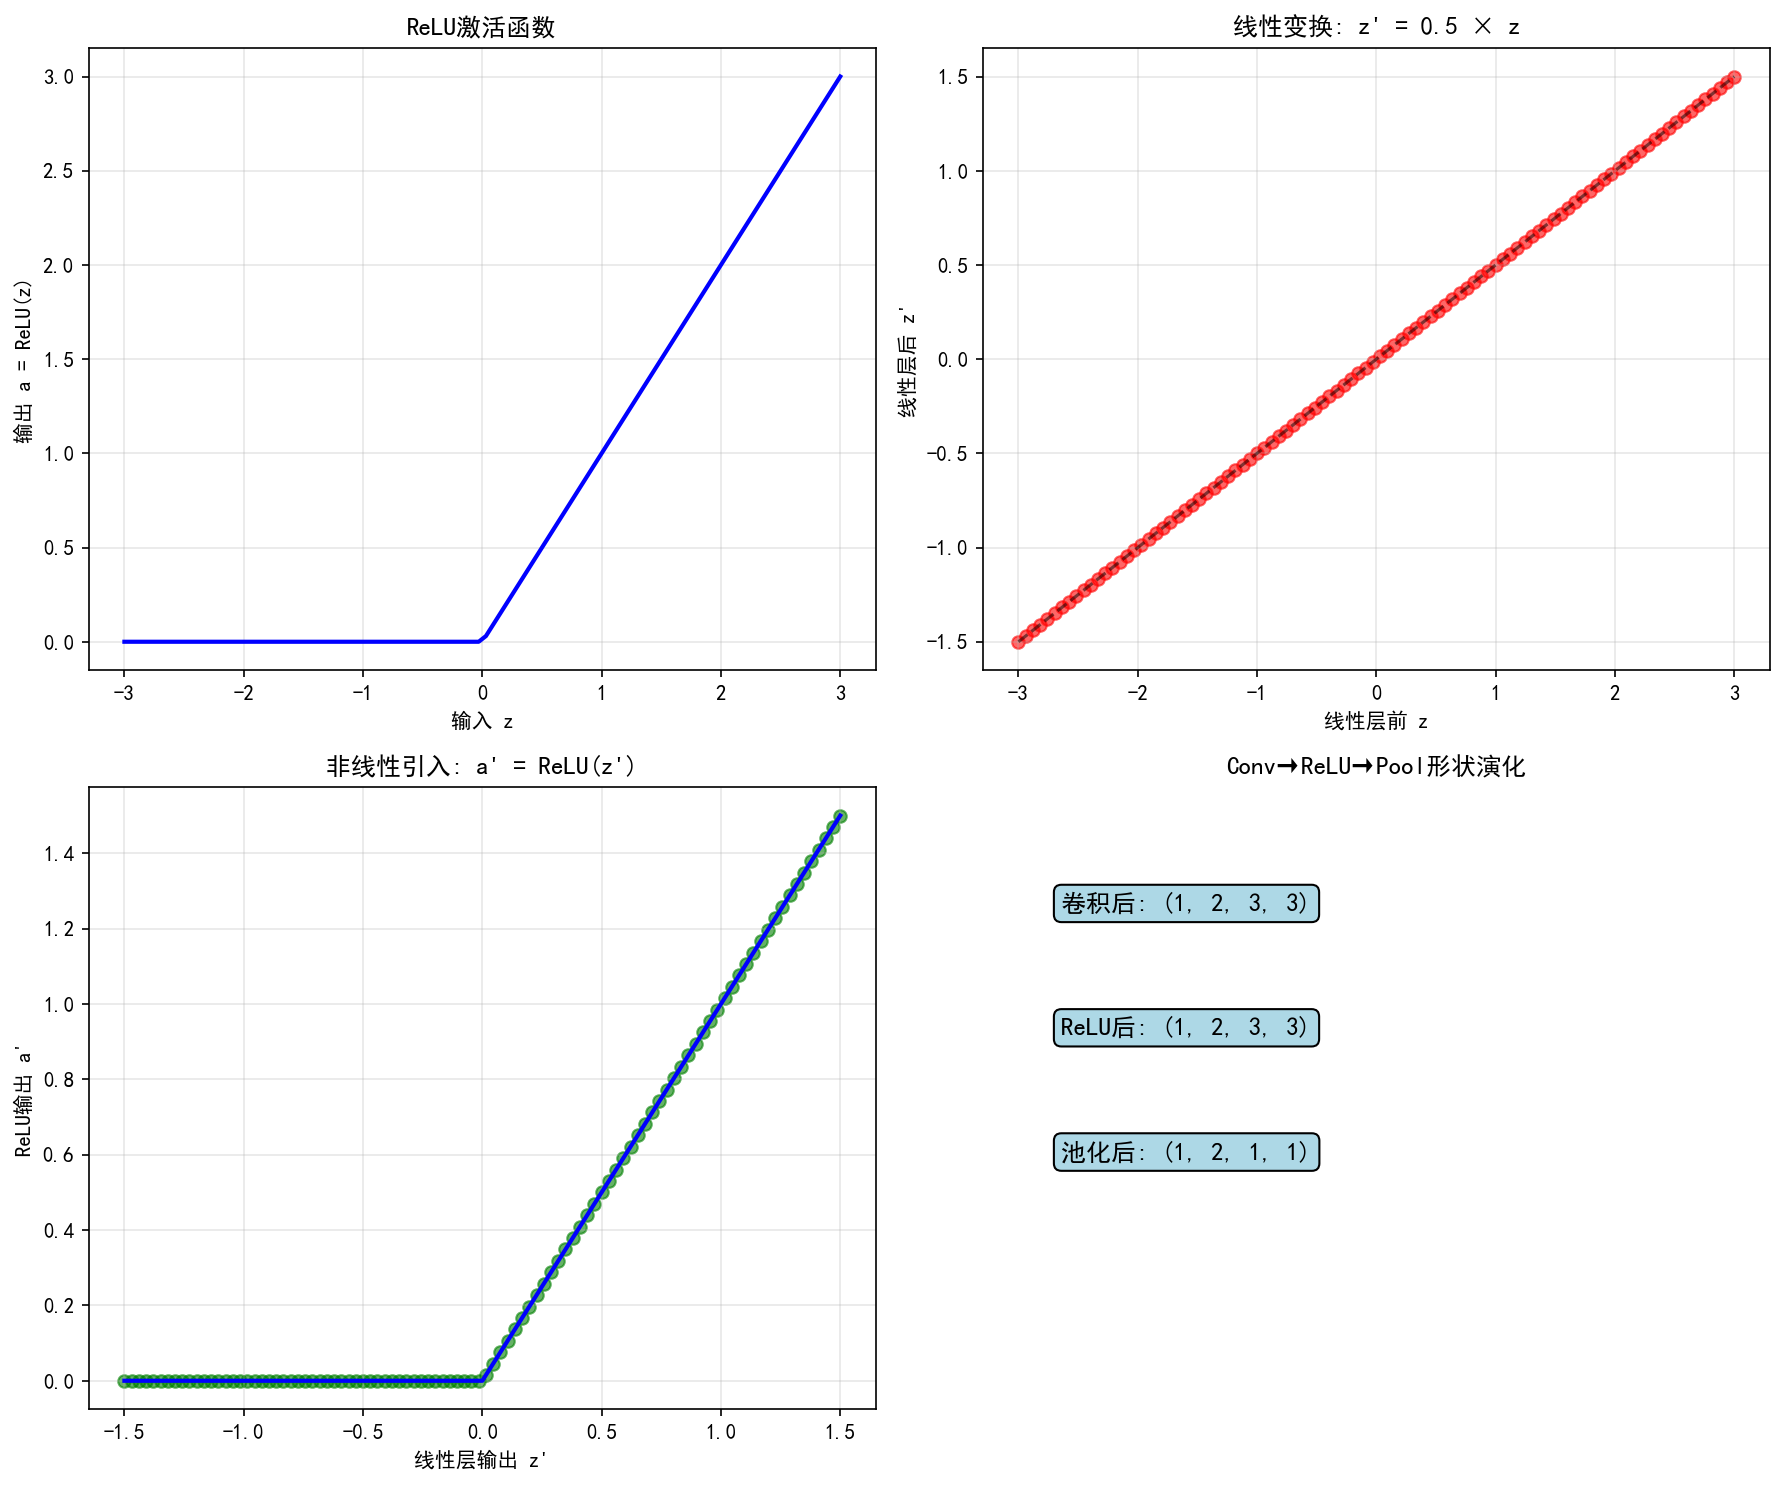

Recreate this plot in Python.
# C:\Users\Administrator\Desktop\PythonProject\mini_demos\activation_nonlinearity.py
import torch
import torch.nn as nn
import matplotlib.pyplot as plt
import numpy as np
import os

# 设置中文字体
plt.rcParams['font.sans-serif'] = ['SimHei', 'Microsoft YaHei']
plt.rcParams['axes.unicode_minus'] = False


def activation_nonlinearity_demo():
    print("=== 激活非线性实验 ===")

    torch.manual_seed(42)

    # 生成测试数据
    z = torch.linspace(-3, 3, 100).reshape(-1, 1)

    # 应用ReLU激活函数
    relu = nn.ReLU()
    a = relu(z)

    # 模拟线性层前后的变化
    linear = nn.Linear(1, 1, bias=False)
    linear.weight.data = torch.tensor([[0.5]])  # 固定权重便于演示

    z_before = z
    z_after = linear(z)
    a_after = relu(z_after)

    print(f"输入范围: [{z.min().item():.1f}, {z.max().item():.1f}]")
    print(f"ReLU输出范围: [{a.min().item():.1f}, {a.max().item():.1f}]")
    print(f"线性变换后范围: [{z_after.min().item():.1f}, {z_after.max().item():.1f}]")
    print(f"线性+ReLU后范围: [{a_after.min().item():.1f}, {a_after.max().item():.1f}]")

    # 可视化
    fig, axes = plt.subplots(2, 2, figsize=(12, 10))

    # ReLU函数图像
    axes[0, 0].plot(z.detach().numpy(), a.detach().numpy(), 'b-', linewidth=2)
    axes[0, 0].set_xlabel('输入 z')
    axes[0, 0].set_ylabel('输出 a = ReLU(z)')
    axes[0, 0].set_title('ReLU激活函数')
    axes[0, 0].grid(True, alpha=0.3)

    # 线性变换前后散点图
    axes[0, 1].scatter(z_before.detach().numpy(), z_after.detach().numpy(), alpha=0.6, c='red')
    axes[0, 1].plot([-3, 3], [-1.5, 1.5], 'k--', alpha=0.5)
    axes[0, 1].set_xlabel('线性层前 z')
    axes[0, 1].set_ylabel('线性层后 z\'')
    axes[0, 1].set_title('线性变换: z\' = 0.5 × z')
    axes[0, 1].grid(True, alpha=0.3)

    # 激活前后对比
    axes[1, 0].scatter(z_after.detach().numpy(), a_after.detach().numpy(), alpha=0.6, c='green')
    axes[1, 0].plot([-1.5, 0, 1.5], [0, 0, 1.5], 'b-', linewidth=2)
    axes[1, 0].set_xlabel('线性层输出 z\'')
    axes[1, 0].set_ylabel('ReLU输出 a\'')
    axes[1, 0].set_title('非线性引入: a\' = ReLU(z\')')
    axes[1, 0].grid(True, alpha=0.3)

    # 完整流程形状演化
    x_demo = torch.randn(1, 1, 5, 5)
    conv_demo = nn.Conv2d(1, 2, kernel_size=3)
    relu_demo = nn.ReLU()
    pool_demo = nn.MaxPool2d(2)

    shapes = []
    operations = []

    # 卷积
    x_conv = conv_demo(x_demo)
    shapes.append(x_conv.shape)
    operations.append("卷积后")

    # ReLU
    x_relu = relu_demo(x_conv)
    shapes.append(x_relu.shape)
    operations.append("ReLU后")

    # 池化
    x_pool = pool_demo(x_relu)
    shapes.append(x_pool.shape)
    operations.append("池化后")

    # 形状演化图
    for i, (op, shape) in enumerate(zip(operations, shapes)):
        axes[1, 1].text(0.1, 0.8 - i * 0.2, f'{op}: {tuple(shape)}', fontsize=12,
                        bbox=dict(boxstyle="round,pad=0.3", facecolor="lightblue"))

    axes[1, 1].set_xlim(0, 1)
    axes[1, 1].set_ylim(0, 1)
    axes[1, 1].set_title('Conv→ReLU→Pool形状演化')
    axes[1, 1].axis('off')

    plt.tight_layout()
    output_path = os.path.join(os.path.dirname(__file__), 'activation_nonlinearity.png')
    plt.savefig(output_path, dpi=150, bbox_inches='tight')
    plt.close()

    print(f"实验完成! 图像已保存为 {output_path}")


if __name__ == "__main__":
    activation_nonlinearity_demo()